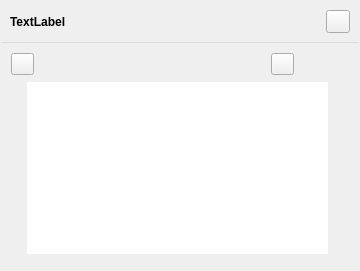
<?xml version="1.0" encoding="UTF-8"?>
<ui version="4.0">
 <class>SiteInfoPopup</class>
 <widget class="QWidget" name="SiteInfoPopup">
  <property name="geometry">
   <rect>
    <x>0</x>
    <y>0</y>
    <width>360</width>
    <height>271</height>
   </rect>
  </property>
  <property name="windowTitle">
   <string notr="true">Form</string>
  </property>
  <layout class="QVBoxLayout" name="verticalLayout">
   <property name="spacing">
    <number>0</number>
   </property>
   <property name="leftMargin">
    <number>1</number>
   </property>
   <property name="topMargin">
    <number>1</number>
   </property>
   <property name="rightMargin">
    <number>1</number>
   </property>
   <property name="bottomMargin">
    <number>1</number>
   </property>
   <item>
    <widget class="QFrame" name="frameTitle">
     <property name="styleSheet">
      <string notr="true">.QFrame{
border:none;
border-bottom:1px solid #DCDCDC;
}
.QFrame:hover{
background-color:#EBEBEB;
border-radius:4px;
}</string>
     </property>
     <property name="frameShape">
      <enum>QFrame::StyledPanel</enum>
     </property>
     <property name="frameShadow">
      <enum>QFrame::Raised</enum>
     </property>
     <layout class="QHBoxLayout" name="horizontalLayout">
      <item>
       <widget class="QLabel" name="labelTitle">
        <property name="styleSheet">
         <string notr="true">font-weight:bold;</string>
        </property>
        <property name="text">
         <string notr="true">TextLabel</string>
        </property>
       </widget>
      </item>
      <item>
       <spacer name="horizontalSpacer">
        <property name="orientation">
         <enum>Qt::Horizontal</enum>
        </property>
        <property name="sizeHint" stdset="0">
         <size>
          <width>237</width>
          <height>20</height>
         </size>
        </property>
       </spacer>
      </item>
      <item>
       <widget class="QToolButton" name="btnClose">
        <property name="text">
         <string/>
        </property>
        <property name="icon">
         <iconset resource="../resource.qrc">
          <normaloff>:/icons/resources/imgs/general_close.png</normaloff>:/icons/resources/imgs/general_close.png</iconset>
        </property>
       </widget>
      </item>
     </layout>
    </widget>
   </item>
   <item>
    <widget class="QStackedWidget" name="stackedWidget">
     <property name="currentIndex">
      <number>1</number>
     </property>
     <widget class="QWidget" name="pageGeneral">
      <widget class="QFrame" name="frameSiteState">
       <property name="geometry">
        <rect>
         <x>5</x>
         <y>1</y>
         <width>341</width>
         <height>44</height>
        </rect>
       </property>
       <property name="styleSheet">
        <string notr="true">.QFrame:hover{
background-color:#EBEBEB;
border-radius:4px;
}</string>
       </property>
       <property name="frameShape">
        <enum>QFrame::StyledPanel</enum>
       </property>
       <property name="frameShadow">
        <enum>QFrame::Raised</enum>
       </property>
       <layout class="QHBoxLayout" name="horizontalLayout_2">
        <property name="spacing">
         <number>8</number>
        </property>
        <item>
         <widget class="QLabel" name="labelIcon">
          <property name="minimumSize">
           <size>
            <width>24</width>
            <height>24</height>
           </size>
          </property>
          <property name="maximumSize">
           <size>
            <width>24</width>
            <height>24</height>
           </size>
          </property>
          <property name="text">
           <string/>
          </property>
          <property name="pixmap">
           <pixmap resource="../resource.qrc">:/icons/resources/imgs/lock_100px.png</pixmap>
          </property>
          <property name="scaledContents">
           <bool>true</bool>
          </property>
         </widget>
        </item>
        <item>
         <widget class="QLabel" name="labelDesc">
          <property name="text">
           <string>链接安全</string>
          </property>
         </widget>
        </item>
        <item>
         <widget class="QLabel" name="label_3">
          <property name="minimumSize">
           <size>
            <width>24</width>
            <height>24</height>
           </size>
          </property>
          <property name="maximumSize">
           <size>
            <width>24</width>
            <height>24</height>
           </size>
          </property>
          <property name="text">
           <string/>
          </property>
          <property name="pixmap">
           <pixmap resource="../resource.qrc">:/icons/resources/imgs/forward_64px.png</pixmap>
          </property>
          <property name="scaledContents">
           <bool>true</bool>
          </property>
         </widget>
        </item>
       </layout>
      </widget>
     </widget>
     <widget class="QWidget" name="pageSiteDesc">
      <widget class="QTextBrowser" name="textBrowserSiteDesc">
       <property name="geometry">
        <rect>
         <x>26</x>
         <y>39</y>
         <width>301</width>
         <height>172</height>
        </rect>
       </property>
       <property name="frameShape">
        <enum>QFrame::NoFrame</enum>
       </property>
       <property name="readOnly">
        <bool>true</bool>
       </property>
       <property name="html">
        <string>&lt;!DOCTYPE HTML PUBLIC &quot;-//W3C//DTD HTML 4.0//EN&quot; &quot;http://www.w3.org/TR/REC-html40/strict.dtd&quot;&gt;
&lt;html&gt;&lt;head&gt;&lt;meta name=&quot;qrichtext&quot; content=&quot;1&quot; /&gt;&lt;style type=&quot;text/css&quot;&gt;
p, li { white-space: pre-wrap; }
&lt;/style&gt;&lt;/head&gt;&lt;body style=&quot; font-family:'SimSun'; font-size:9pt; font-weight:400; font-style:normal;&quot;&gt;
&lt;p style=&quot;-qt-paragraph-type:empty; margin-top:0px; margin-bottom:0px; margin-left:0px; margin-right:0px; -qt-block-indent:0; text-indent:0px;&quot;&gt;&lt;br /&gt;&lt;/p&gt;&lt;/body&gt;&lt;/html&gt;</string>
       </property>
       <property name="openLinks">
        <bool>false</bool>
       </property>
      </widget>
      <widget class="QToolButton" name="btnBack2General">
       <property name="geometry">
        <rect>
         <x>10</x>
         <y>10</y>
         <width>23</width>
         <height>22</height>
        </rect>
       </property>
       <property name="text">
        <string/>
       </property>
       <property name="icon">
        <iconset resource="../resource.qrc">
         <normaloff>:/icons/resources/imgs/arrow_back_left2_64px.png</normaloff>:/icons/resources/imgs/arrow_back_left2_64px.png</iconset>
       </property>
      </widget>
      <widget class="QToolButton" name="btnCertificate">
       <property name="geometry">
        <rect>
         <x>270</x>
         <y>10</y>
         <width>23</width>
         <height>22</height>
        </rect>
       </property>
       <property name="text">
        <string/>
       </property>
       <property name="icon">
        <iconset resource="../resource.qrc">
         <normaloff>:/icons/resources/imgs/certificate_48px.png</normaloff>:/icons/resources/imgs/certificate_48px.png</iconset>
       </property>
      </widget>
     </widget>
    </widget>
   </item>
  </layout>
 </widget>
 <resources>
  <include location="../resource.qrc"/>
 </resources>
 <connections/>
</ui>
